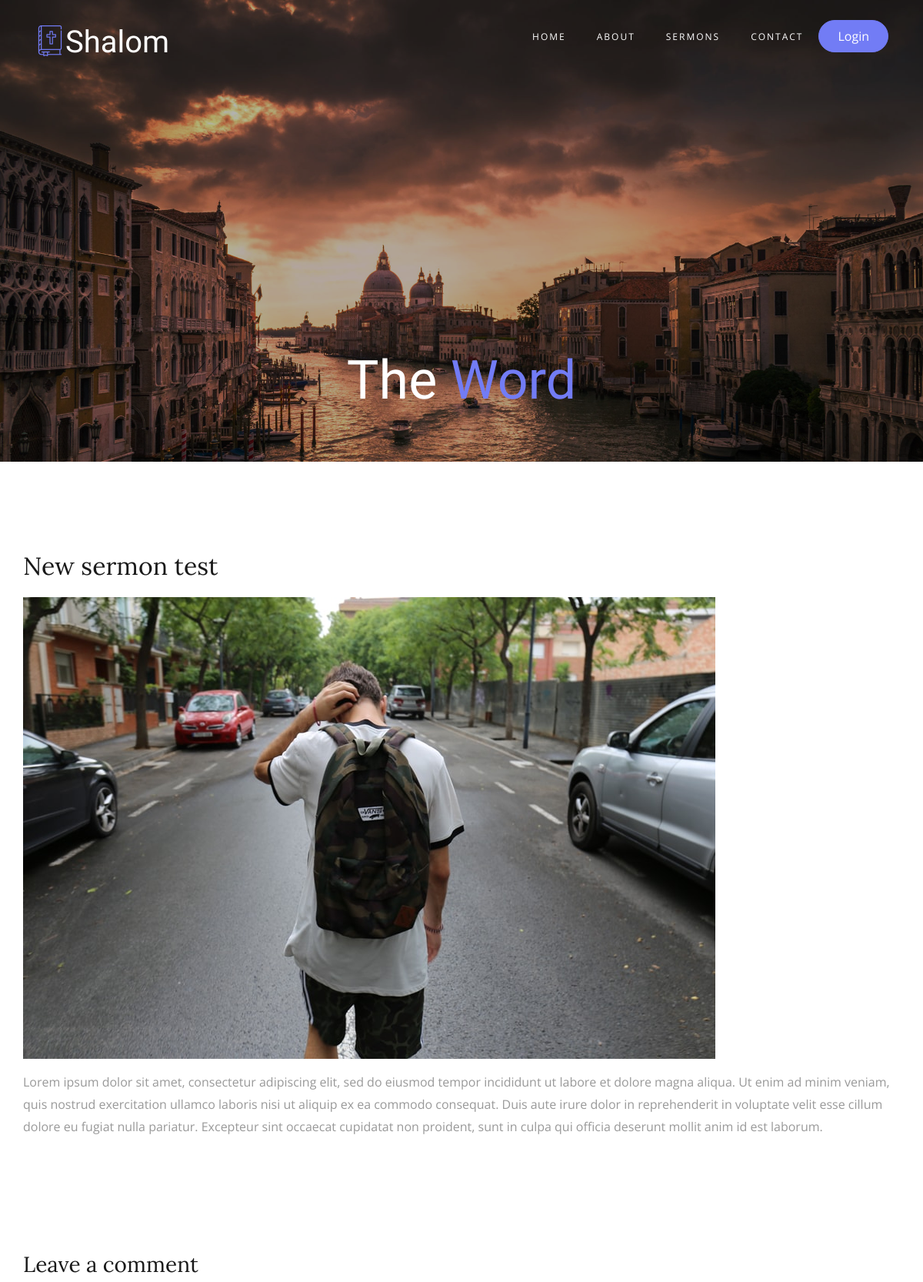
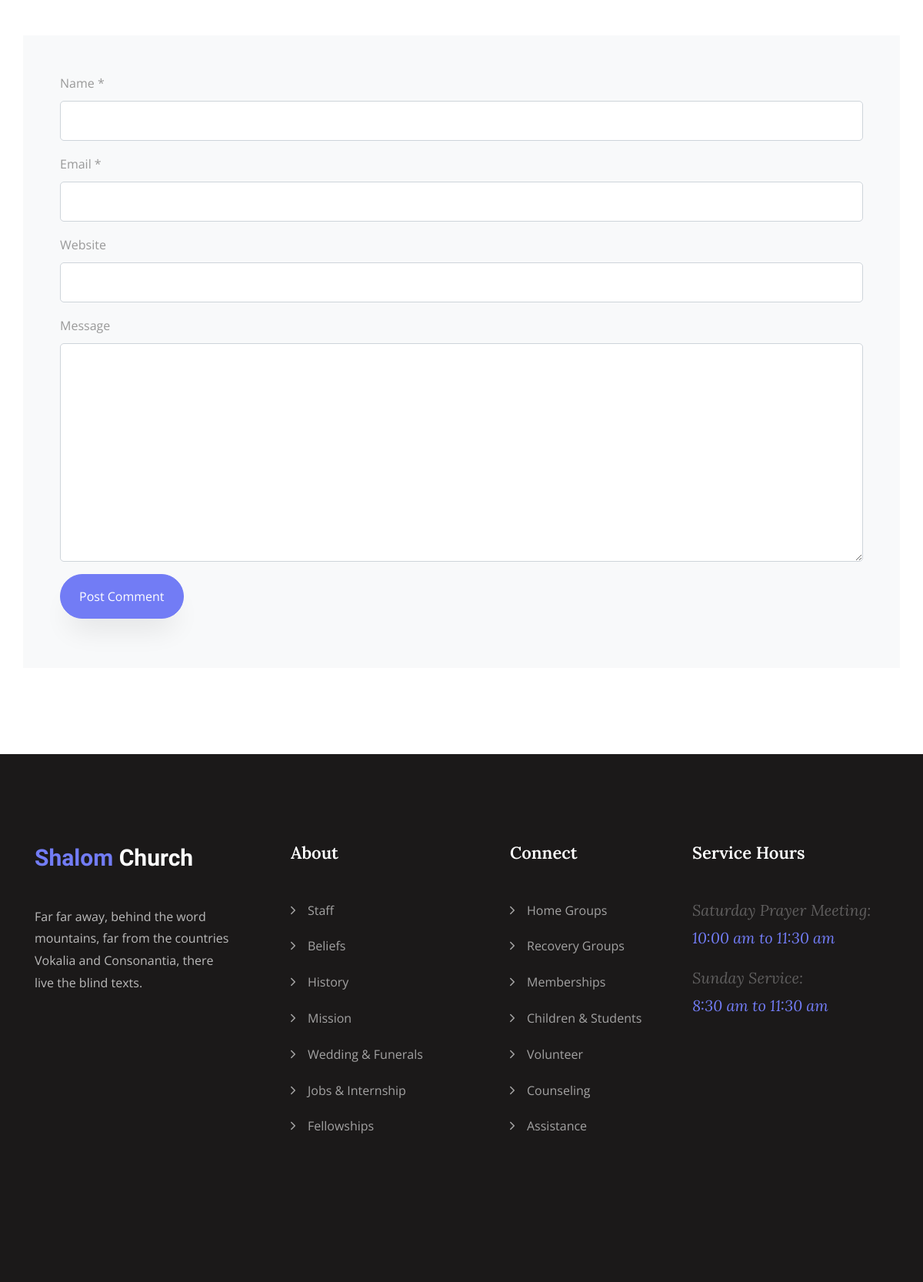
/accounts/sermons/?sid=1, run on the app's committed database (2 pictures, top to bottom).
### AdminSide/models.py (models this page shows, shortened)
class sermon(models.Model):
    title = models.CharField(blank=True, null=True, max_length=50)
    content = models.CharField(blank=True,null=True, max_length=5000)
    image = models.ImageField(upload_to='sermon_images')
    added_on = models.DateTimeField(auto_now_add=True)
    deleted = models.BooleanField(default=False)

### accounts/views.py (the view)
# urls.py: url(r"^accounts/sermons/$",views.sermondetails, name="sermondetails"),
def sermondetails(request):
    context={}
    if "sid" in request.GET:
        sid = request.GET['sid'] #get the id of the sermon
        Sermon = sermon.objects.get(id=sid) #get the sermon using the id
        context["sdetails"] = Sermon
    return render(request,'single.html',context)

### accounts/templates/single.html
{% extends 'base.html' %}
{% block content %}
    <section
      class="hero-wrap hero-wrap-2"
      style="background-image: url('/static/images/bg_4.jpg')"
      data-stellar-background-ratio="0.5"
    >
      <div class="overlay"></div>
      <div class="container">
        <div
          class="row no-gutters slider-text align-items-end justify-content-center"
        >
          <div class="col-md-9 ftco-animate pb-5 text-center">
            <h1 class="mb-3 bread">The <span>Word</span></h1>
          </div>
        </div>
      </div>
    </section>
    <section class="ftco-section">
      <div class="container">
        <div class="row">
          <div class="col-lg-12 ftco-animate">
            <h2 class="mb-3">
              {{sdetails.title}}
            </h2>
            <p>
              <img src="{{sdetails.image.url}}" alt="" class="img-fluid" />
            </p>
            <p>
              {{sdetails.content}}
            </p>
            <div class="pt-5 mt-5">
              <div class="comment-form-wrap pt-5">
                <h3 class="mb-5">Leave a comment</h3>
                <form action="#" class="p-5 bg-light">
                  <div class="form-group">
                    <label for="name">Name *</label>
                    <input type="text" class="form-control" id="name" />
                  </div>
                  <div class="form-group">
                    <label for="email">Email *</label>
                    <input type="email" class="form-control" id="email" />
                  </div>
                  <div class="form-group">
                    <label for="website">Website</label>
                    <input type="url" class="form-control" id="website" />
                  </div>
                  <div class="form-group">
                    <label for="message">Message</label>
                    <textarea
                      name=""
                      id="message"
                      cols="30"
                      rows="10"
                      class="form-control"
                    ></textarea>
                  </div>
                  <div class="form-group">
                    <input
                      type="submit"
                      value="Post Comment"
                      class="btn py-3 px-4 btn-primary"
                    />
                  </div>
                </form>
              </div>
            </div>
          </div>
        </div>
      </div>
    </section>
    {% endblock %}

### accounts/templates/base.html (shortened to what this page needs)
<!DOCTYPE html>
<html lang="en">
<head>
  <link rel="stylesheet" href="/static/css/open-iconic-bootstrap.min.css">
  <link rel="stylesheet" href="/static/css/animate.css">
  <link rel="stylesheet" href="/static/css/owl.carousel.min.css">
  <link rel="stylesheet" href="/static/css/owl.theme.default.min.css">
  <link rel="stylesheet" href="/static/css/magnific-popup.css">
  <link rel="stylesheet" href="/static/css/aos.css">
  <link rel="stylesheet" href="/static/css/ionicons.min.css">
  <link rel="stylesheet" href="/static/css/flaticon.css">
  <link rel="stylesheet" href="/static/css/icomoon.css">
  <link rel="stylesheet" href="/static/css/style.css">
  </head>
<body data-spy="scroll" data-target=".site-navbar-target" data-offset="300">
  <nav class="navbar navbar-expand-lg navbar-dark ftco_navbar bg-dark ftco-navbar-light site-navbar-target"
    id="ftco-navbar">
    <div class="container">
      <a class="navbar-brand" href="{% url 'home' %}"><span class="flaticon-bible"></span>Shalom</a>
      <div class="collapse navbar-collapse" id="ftco-nav">
        <ul class="navbar-nav nav ml-auto">
          <li class="nav-item"><a href="#home-section" class="nav-link"><span>Home</span></a></li>
          <li class="nav-item"><a href="#about-section" class="nav-link"><span>About</span></a></li>
          <li class="nav-item"><a href="#sermons-section" class="nav-link"><span>Sermons</span></a></li>
          <li class="nav-item"><a href="#contact-section" class="nav-link"><span>Contact</span></a></li>
          {% if request.user.is_authenticated %}
          <p><a href="{% url 'login' %}" class="btn btn-primary py-2 px-4">{{request.user.username}}</a></p>
                  {% else %}
                   <p><a href="{% url 'login' %}" class="btn btn-primary py-2 px-4">Login</a></p>
                  {% endif %}
        </ul>
      </div>
    </div>
  </nav>
{% block content %}
{% endblock %}
<footer class="ftco-footer ftco-bg-dark ftco-section">
  <div class="container">
    <div class="row mb-5">
      <div class="col-md">
        <div class="ftco-footer-widget mb-4">
          <h2 class="ftco-heading-2 logo"><span>Shalom</span> Church</h2>
          <p>Far far away, behind the word mountains, far from the countries Vokalia and Consonantia, there live the
            blind texts.</p>
          <ul class="ftco-footer-social list-unstyled float-md-left float-lft mt-5">
          </ul>
        </div>
      </div>
      <div class="col-md">
        <div class="ftco-footer-widget mb-4 ml-md-5">
          <h2 class="ftco-heading-2">About</h2>
          <ul class="list-unstyled">
            <li><a href="#" class="py-1 d-block"><span class="ion-ios-arrow-forward mr-3"></span>Staff</a></li>
            <li><a href="#" class="py-1 d-block"><span class="ion-ios-arrow-forward mr-3"></span>Beliefs</a></li>
            <li><a href="#" class="py-1 d-block"><span class="ion-ios-arrow-forward mr-3"></span>History</a></li>
            <li><a href="#" class="py-1 d-block"><span class="ion-ios-arrow-forward mr-3"></span>Mission</a></li>
            <li><a href="#" class="py-1 d-block"><span class="ion-ios-arrow-forward mr-3"></span>Wedding &amp;
                Funerals</a></li>
            <li><a href="#" class="py-1 d-block"><span class="ion-ios-arrow-forward mr-3"></span>Jobs &amp;
                Internship</a></li>
            <li><a href="#" class="py-1 d-block"><span class="ion-ios-arrow-forward mr-3"></span>Fellowships</a></li>
          </ul>
        </div>
      </div>
      <div class="col-md">
        <div class="ftco-footer-widget mb-4 ml-md-5">
          <h2 class="ftco-heading-2">Connect</h2>
          <ul class="list-unstyled">
            <li><a href="#" class="py-1 d-block"><span class="ion-ios-arrow-forward mr-3"></span>Home Groups</a></li>
            <li><a href="#" class="py-1 d-block"><span class="ion-ios-arrow-forward mr-3"></span>Recovery Groups</a>
            </li>
            <li><a href="#" class="py-1 d-block"><span class="ion-ios-arrow-forward mr-3"></span>Memberships</a></li>
            <li><a href="#" class="py-1 d-block"><span class="ion-ios-arrow-forward mr-3"></span>Children &amp;
                Students</a></li>
            <li><a href="#" class="py-1 d-block"><span class="ion-ios-arrow-forward mr-3"></span>Volunteer</a></li>
            <li><a href="#" class="py-1 d-block"><span class="ion-ios-arrow-forward mr-3"></span>Counseling</a></li>
            <li><a href="#" class="py-1 d-block"><span class="ion-ios-arrow-forward mr-3"></span>Assistance</a></li>
          </ul>
        </div>
      </div>
      <div class="col-md">
        <div class="ftco-footer-widget mb-4">
          <h2 class="ftco-heading-2">Service Hours</h2>
          <div class="opening-hours">
            <p>Saturday Prayer Meeting: <span class="mb-3">10:00 am to 11:30 am</span></p>
            <p>Sunday Service: <span class="mb-3">8:30 am to 11:30 am</span></p>
          </div>
        </div>
      </div>
    </div>
  </div>
</footer>
</body>
</html>

### data on the page
sermon: title "New sermon test", image (picture), content "Lorem ipsum dolor sit amet, consectetur adipiscing elit, sed do eiusmod tempor incididunt ut labore et dolore magna aliqua. Ut enim ad minim veniam, quis nostrud exercitation ullamco laboris nisi ut aliquip ex ea commodo consequat. Duis aute irure dolor in reprehenderit in voluptate velit esse cillum dolore eu fugiat nulla pariatur. Excepteur sint occaecat cupidatat non proident, sunt in culpa qui officia deserunt mollit anim id est laborum."
